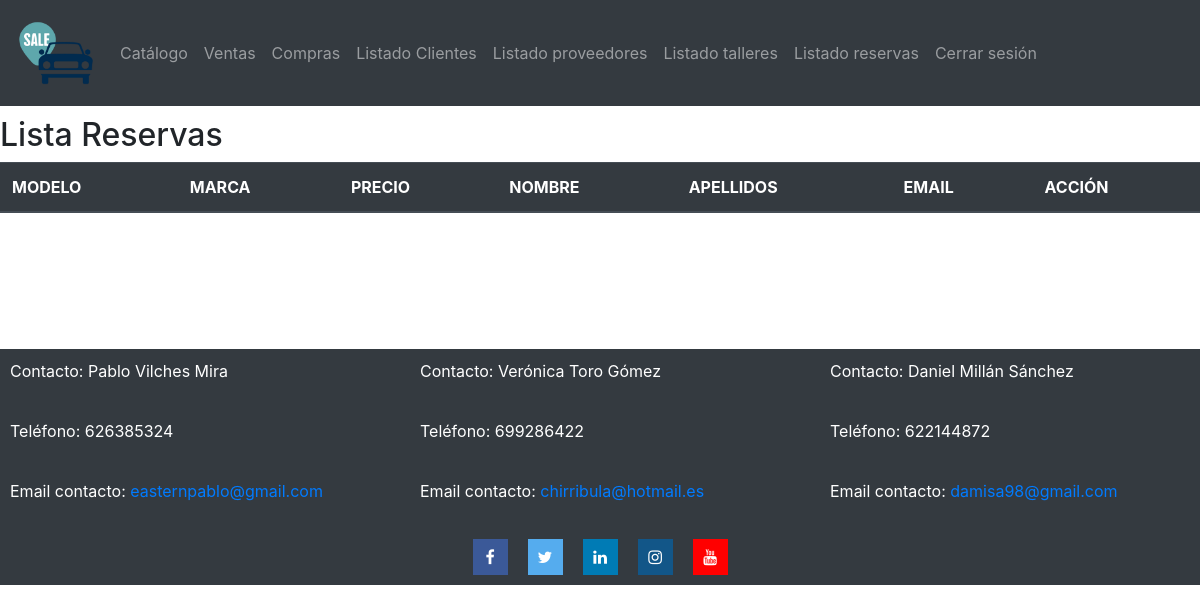
Before: /concesionario/listar/reservas/ (signed in) with the older database file.
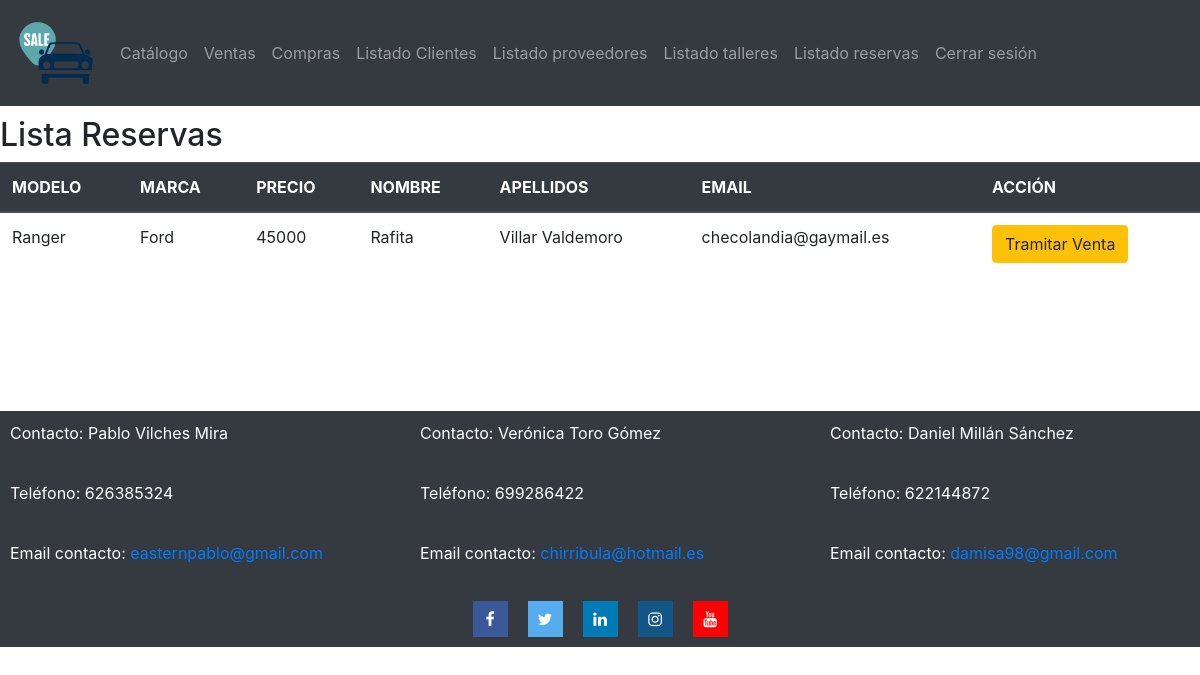
After: the same page with the newer database file.
### catalogo/models.py (models this page shows, shortened)
class Reserva(models.Model):
    reserva_id = models.AutoField(primary_key=True)
    coche_id = models.ForeignKey('Coche', on_delete=models.CASCADE, null=True)
    cliente_id = models.ForeignKey('Cliente', on_delete=models.CASCADE, null=True)

class Coche(models.Model):
    coche_id = models.AutoField(primary_key=True)
    marca_id = models.ForeignKey('Marca', on_delete=models.CASCADE)
    matricula = models.CharField(max_length=7)
    modelo = models.CharField(max_length=50)
    kilometros = models.IntegerField(validators=[MinValueValidator(500)])
    color = models.CharField(max_length=50)
    motor = models.CharField(max_length=50) # Ej: Diesel, Gasolina, Electrico,...
    tipo = models.CharField(max_length=50)  # Ej: Turismo, Monovolumen, TodoTerreno,...
    caballos = models.IntegerField(validators=[MinValueValidator(60)])
    cilindradas = models.IntegerField()
    precio = models.IntegerField(validators=[MinValueValidator(1000)])
    vendido = models.BooleanField(default=False)
    imagen = models.ImageField(upload_to="imagenes/Coches/")

class Marca(models.Model):
    nombre = models.CharField(max_length=50, primary_key=True)
    imagen = models.ImageField(null=True, upload_to="imagenes/Marcas/")
    taller_id = models.ForeignKey('Taller',on_delete=models.SET_NULL, null=True)

class Cliente(models.Model):
    cliente_id =  models.AutoField(primary_key=True)
    dni = models.CharField(max_length=9)
    nombre = models.CharField(max_length=50)
    apellidos = models.CharField(max_length=50)
    telefono = models.CharField(max_length=9)
    direccion = models.CharField(max_length=100)
    email = models.EmailField(max_length=50)
    usuario = models.ForeignKey(User, on_delete=models.CASCADE, null=True)

### catalogo/views.py (the view)
# urls.py: path("listar/reservas/", views.listar_reservas, name="Listado reservas - Concesionario"),
@login_required(login_url="/concesionario/login")
def listar_reservas(request):
    reservas = Reserva.objects.all()
    return render(request, "listar_reservas.html",{"reservas":reservas})

### catalogo/templates/listar_reservas.html (shortened to what this page needs)
{% extends "base.html" %}
{% block content %}
<h2>Lista Reservas</h2>
<table class="table">
    <thead class="thead-dark">
      <tr>
        <th>MODELO</th>
        <th>MARCA</th>
        <th>PRECIO</th>
        <th>NOMBRE</th>
        <th>APELLIDOS</th>
        <th>EMAIL</th>
        <th>ACCIÓN</th>
      </tr>
    </thead>
    <tbody>
        {% for reserva in reservas %}
        <tr>
            <td>{{reserva.coche_id.modelo}}</td>
            <td>{{reserva.coche_id.marca_id.nombre}}</td>
            <td>{{reserva.coche_id.precio}}</td>
            <td>{{reserva.cliente_id.nombre}}</td>
            <td>{{reserva.cliente_id.apellidos}}</td>
            <td>{{reserva.cliente_id.email}}</td>
            <td>
              <a href="/concesionario/nueva/venta">
                <input type="button" class="btn btn-warning" value="Tramitar Venta"/>
              </a>
            </td>
        </tr>
        {% endfor %}
    </tbody>
</table>
{% endblock %}

Changed rows visible on the page:
added Reserva: coche_id.modelo "Ranger", coche_id.marca_id.nombre "Ford", coche_id.precio "45000", cliente_id.nombre "Rafita", cliente_id.apellidos "Villar Valdemoro", cliente_id.email "checolandia@gaymail.es"
